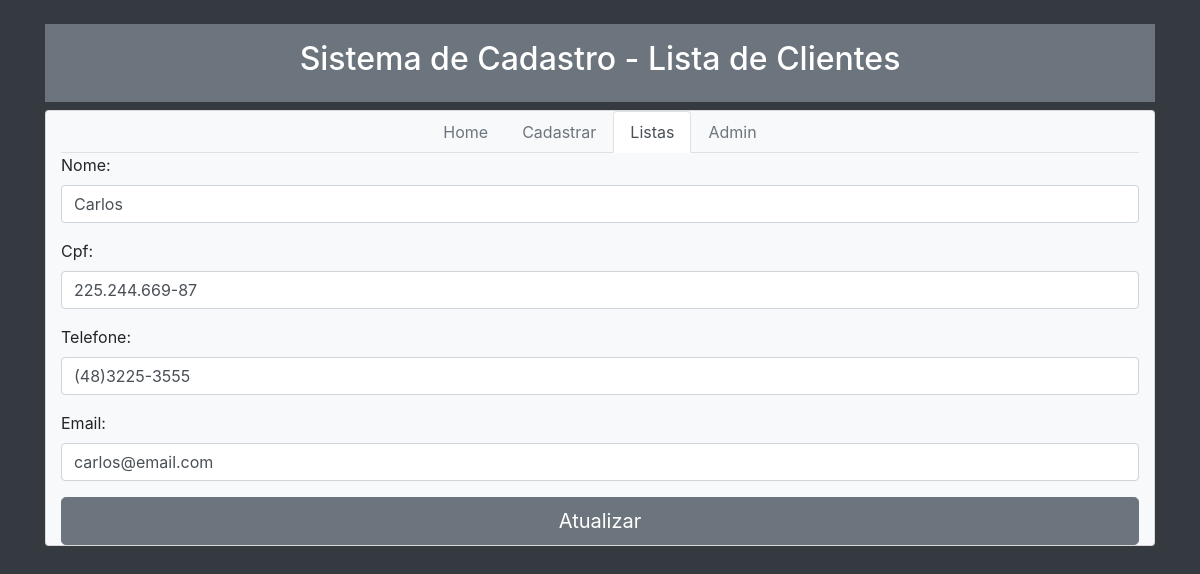
Page /atualizar/11 on the committed database.
### creed/models.py (models this page shows, shortened)
class Cliente(models.Model):
    nome = models.CharField(max_length=50)
    cpf = models.CharField(max_length=20)
    telefone = models.CharField(max_length=20)
    email = models.EmailField(max_length=254)

### creed/views.py (the view)
# urls.py: path('atualizar/<int:pk>', views.editar_cliente, name='editar_cliente'),
def editar_cliente(request, pk):
    cliente = Cliente.objects.get(pk=pk)
    form = ClienteForm(request.POST or None, instance=cliente)
    if form.is_valid():
        form.save()
        return redirect('lista_clientes')
    return render(request, 'atualizar_cliente.html', {'form': form})

### creed/forms.py
class ClienteForm(forms.ModelForm):
    class Meta:
        model = Cliente
        fields = ['nome', 'cpf', 'telefone', 'email']
        widgets = {
            'nome': forms.TextInput(attrs={'class': 'form-control'}),
            'cpf': forms.TextInput(attrs={'class': 'form-control'}),
            'telefone': forms.TextInput(attrs={'class': 'form-control'}),
            'email': forms.TextInput(attrs={'class': 'form-control'}),
        }

### creed/Templates/atualizar_cliente.html (shortened to what this page needs)
<!DOCTYPE html>
<html>
<head>
	<link rel="stylesheet" href="https://stackpath.bootstrapcdn.com/bootstrap/4.1.1/css/bootstrap.min.css">
</head>
<body class="container bg-dark">
	<br>
	<div class="p-3 mb-2 bg-secondary text-white" role="alert">
		<h2 class="text-center">Sistema de Cadastro - Lista de Clientes</h2>
	</div>
<div class="card container bg-light">
	<div>
		<ul class="nav nav-tabs nav justify-content-center">
			<li class="nav-item">
				<a class="nav-link disabled" href="#">Home</a>
			</li>
			<li class="nav-item">
				<a class="nav-link disabled" href="#">Cadastrar</a>
			</li>
			<li class="nav-item">
				<a class="nav-link active" href="#">Listas</a>
			</li>
			<li class="nav-item">
				<a class="nav-link disabled" href="#">Admin</a>
			</li>
		</ul>
	</div>
	<div>
    <form method="POST">
        {{ form.as_p }}
        <button class="btn btn-secondary btn-lg btn-block" type="submit">Atualizar</button>
    </form>
	</div>
</div>
</body>
</html>

### rows in the picture
Cliente: nome "Carlos", cpf "225.244.669-87", telefone "(48)3225-3555", email "carlos@email.com"
